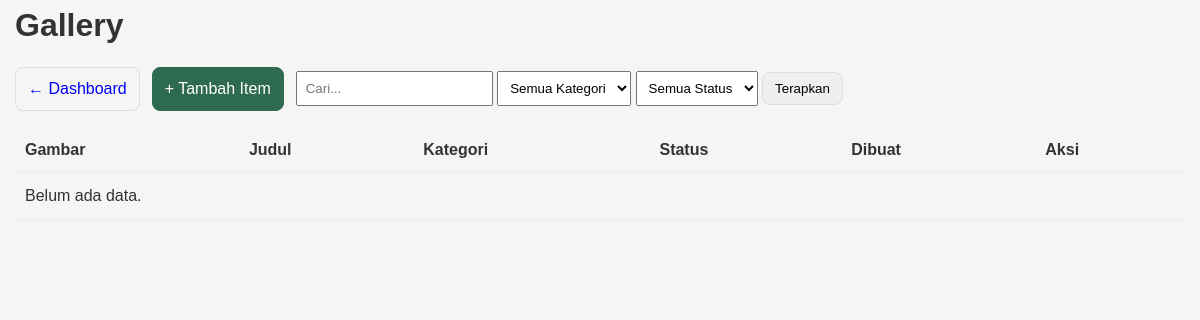
Before: /admin/gallery/index.php (signed in) with the older database file.
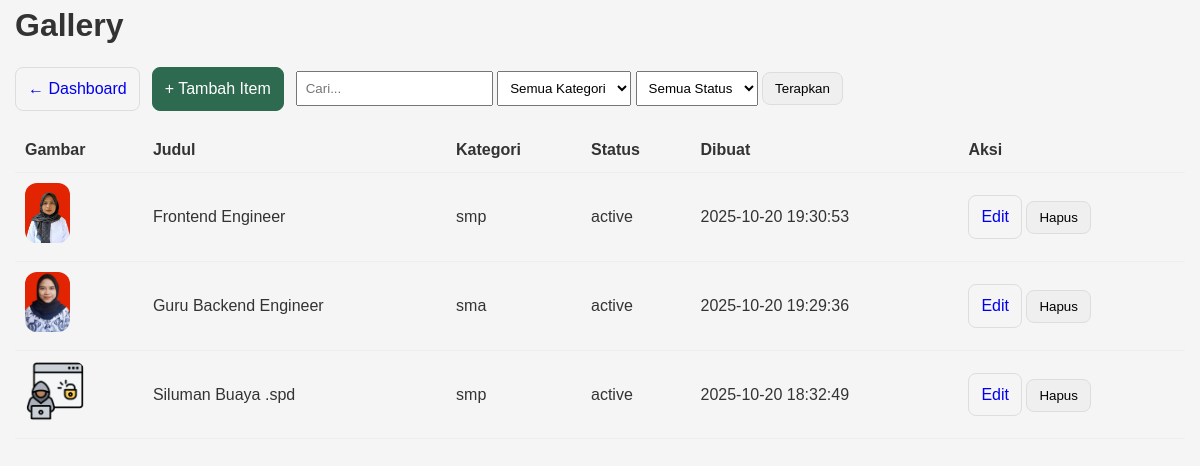
After: the same page with the newer database file.
### tables this page shows
CREATE TABLE `gallery` (
  `id` int(11) NOT NULL,
  `title` varchar(255) NOT NULL,
  `description` text DEFAULT NULL,
  `image_path` varchar(500) NOT NULL,
  `category` enum('tk','sd','smp','sma') NOT NULL,
  `status` enum('active','inactive') DEFAULT 'active',
  `created_by` int(11) DEFAULT NULL,
  `created_at` timestamp NULL DEFAULT current_timestamp()
);

### config/database.php (called while the page is built, shortened)
<?php
class Database {
    private $host = "localhost";
    private $db_name = "isr_school";
    private $username = "root";
    private $password = "";
    public function getConnection() {
        $this->conn = null;
        try {
            $this->conn = new PDO("mysql:host=" . $this->host . ";dbname=" . $this->db_name, $this->username, $this->password);
            $this->conn->exec("set names utf8");
            $this->conn->setAttribute(PDO::ATTR_ERRMODE, PDO::ERRMODE_EXCEPTION);
        } catch(PDOException $exception) {
            echo "Connection error: " . $exception->getMessage();
        }
        return $this->conn;
    }
}
?>

### models/Gallery.php (called while the page is built, shortened)
<?php
require_once __DIR__ . '/../config/database.php';
class Gallery {
  private $db;
  public function __construct() {
    $this->db = (new Database())->getConnection();
  }
  public function all($filters = []) {
    $sql = "SELECT * FROM gallery WHERE 1=1";
    $params = [];
    $sql .= " ORDER BY created_at DESC";
    $stmt = $this->db->prepare($sql);
    $stmt->execute();
    return $stmt->fetchAll(PDO::FETCH_ASSOC);
  }
}

### admin/gallery/index.php (the view, shortened to what this page needs)
<?php
require_once __DIR__ . '/../../models/Gallery.php';
$gallery = new Gallery();
$q = $_GET['q'] ?? '';
$category = $_GET['category'] ?? '';
$status = $_GET['status'] ?? '';
$items = $gallery->all([
  'q' => $q,
  'category' => $category,
  'status' => $status,
]);
function h($s){ return htmlspecialchars((string)$s, ENT_QUOTES, 'UTF-8'); }
?>
<!DOCTYPE html>
<html lang="id">
<head>
  <link rel="stylesheet" href="/site/assets/css/style.css">
</head>
<body>
  <div class="container">
    <h1>Gallery</h1>
    <div class="topbar">
      <a href="/site/admin/dashboard.php" class="btn">← Dashboard</a>
      <a class="btn btn-primary" href="create.php">+ Tambah Item</a>
      <form class="filters" method="get">
        <input type="text" name="q" placeholder="Cari..." value="<?= h($q) ?>">
        <select name="category">
          <option value="">Semua Kategori</option>
        </select>
        <select name="status">
          <option value="">Semua Status</option>
        </select>
        <button class="btn">Terapkan</button>
      </form>
    </div>
    <table>
      <thead>
        <tr><th>Gambar</th><th>Judul</th><th>Kategori</th><th>Status</th><th>Dibuat</th><th>Aksi</th></tr>
      </thead>
      <tbody>
        <?php foreach ($items as $it): ?>
          <tr>
            <td><?php if ($it['image_path']): ?><img src="/site/<?= h($it['image_path']) ?>" alt="" style="height:60px"><?php endif; ?></td>
            <td><?= h($it['title']) ?></td>
            <td><?= h($it['category']) ?></td>
            <td><?= h($it['status']) ?></td>
            <td><?= h($it['created_at']) ?></td>
            <td>
              <a class="btn" href="edit.php?id=<?= (int)$it['id'] ?>">Edit</a>
              <form action="delete.php" method="post" style="display:inline" onsubmit="return confirm('Hapus item ini?')">
                <button class="btn" type="submit">Hapus</button>
              </form>
            </td>
          </tr>
        <?php endforeach; ?>
        <?php if (!$items): ?>
          <tr><td colspan="6">Belum ada data.</td></tr>
        <?php endif; ?>
      </tbody>
    </table>
  </div>
</body>
</html>

Changed rows visible on the page:
added gallery: image_path (picture), title "Frontend Engineer", category "smp", status "active", created_at "2025-10-20 19:30:53"
added gallery: image_path (picture), title "Guru Backend Engineer", category "sma", status "active", created_at "2025-10-20 19:29:36"
added gallery: image_path (picture), title "Siluman Buaya .spd", category "smp", status "active", created_at "2025-10-20 18:32:49"
Other visible differences:
text no longer shown: "Belum ada data."
